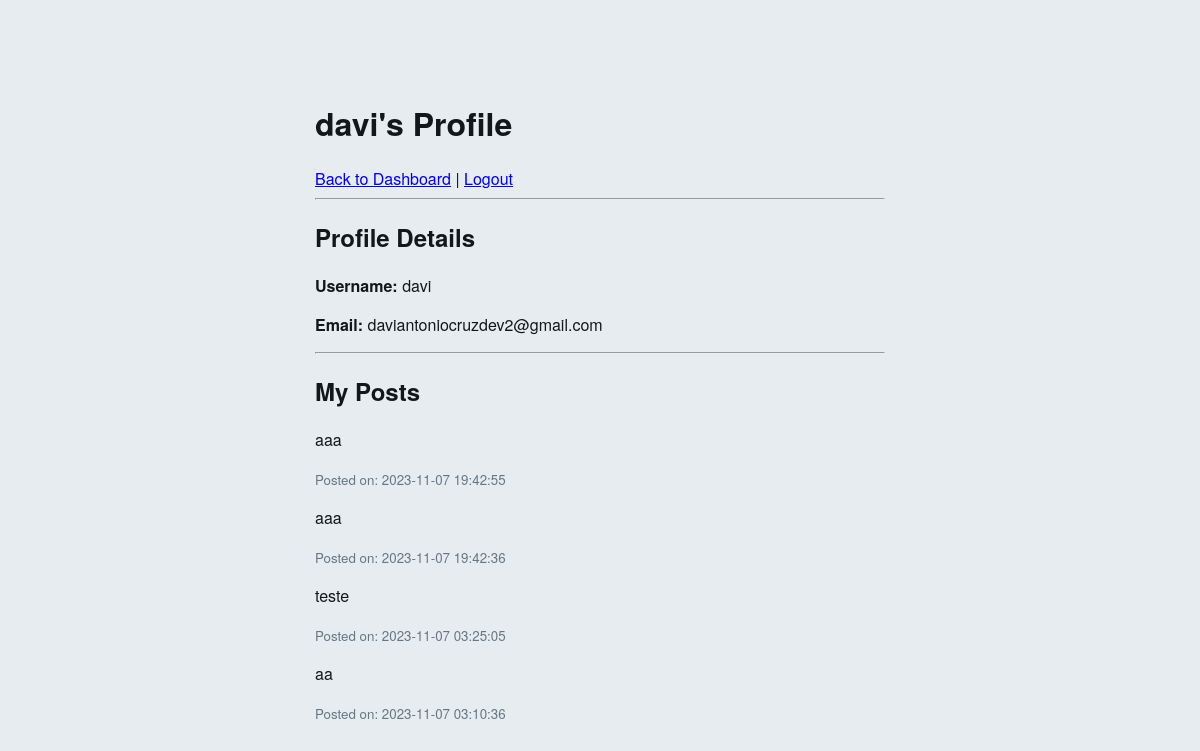
The app's page /profile.php (signed in) with its own data.
### tables this page shows
CREATE TABLE users (
            id INTEGER PRIMARY KEY AUTOINCREMENT,
            username TEXT UNIQUE,
            password TEXT,
            email TEXT UNIQUE);

CREATE TABLE posts (id INTEGER PRIMARY KEY AUTOINCREMENT, user_id INTEGER, content TEXT, timestamp DATETIME DEFAULT CURRENT_TIMESTAMP);

### profile.php (the view, shortened to what this page needs)
<?php
$db = new SQLite3('social_network.db');
$profileQuery = $db->prepare("SELECT * FROM users WHERE id = :id");
$profileQuery->bindValue(':id', $_SESSION['user_id'], SQLITE3_INTEGER);
$profileResult = $profileQuery->execute();
$profile = $profileResult->fetchArray(SQLITE3_ASSOC);
$userPostsQuery = $db->prepare("SELECT * FROM posts WHERE user_id = :user_id ORDER BY timestamp DESC");
$userPostsQuery->bindValue(':user_id', $_SESSION['user_id'], SQLITE3_INTEGER);
$userPostsResult = $userPostsQuery->execute();
$userPosts = [];
while ($row = $userPostsResult->fetchArray(SQLITE3_ASSOC)) {
    $userPosts[] = $row;
}
?>
<!DOCTYPE html>
<html lang="en">
<head>
    <link rel="stylesheet" href="profile.css">
</head>
<body>
    <div class="container">
        <h1><?php echo htmlspecialchars($profile['username']); ?>'s Profile</h1>
        <a href="dashboard.php">Back to Dashboard</a> | <a href="logout.php">Logout</a>
        <hr>
        <h2>Profile Details</h2>
        <p><strong>Username:</strong> <?php echo htmlspecialchars($profile['username']); ?></p>
        <p><strong>Email:</strong> <?php echo htmlspecialchars($profile['email']); ?></p>
        <hr>
        <h2>My Posts</h2>
        <?php foreach ($userPosts as $post): ?>
            <div class="post">
                <p><?php echo htmlspecialchars($post['content']); ?></p>
                <small>Posted on: <?php echo $post['timestamp']; ?></small>
            </div>
        <?php endforeach; ?>
    </div>
</body>
</html>

### profile.css (style rules this page uses)
body, html { font-family: 'Helvetica Neue', Arial, sans-serif; margin: 0; padding: 0; background-color: #e6ecf0; color: #14171a; }
.container { max-width: 600px; margin: 100px auto; padding: 0 15px; box-sizing: border-box; }
.post small, .comment small { color: #657786; }

### records on screen
users: username "davi", email "daviantoniocruzdev2@gmail.com"
posts: content "aaa", timestamp "2023-11-07 19:42:55"
posts: content "aaa", timestamp "2023-11-07 19:42:36"
posts: content "teste", timestamp "2023-11-07 03:25:05"
posts: content "aa", timestamp "2023-11-07 03:10:36"
